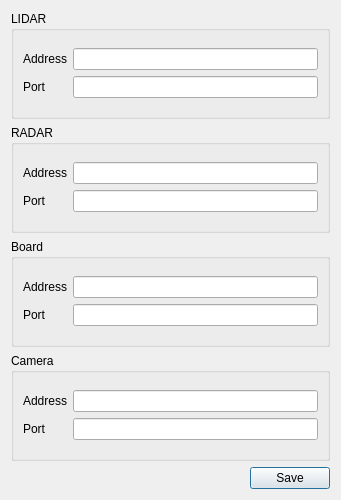
<?xml version="1.0" encoding="UTF-8"?>
<ui version="4.0">
 <class>AddressDialog</class>
 <widget class="QDialog" name="AddressDialog">
  <property name="geometry">
   <rect>
    <x>0</x>
    <y>0</y>
    <width>341</width>
    <height>500</height>
   </rect>
  </property>
  <property name="windowTitle">
   <string>Dialog</string>
  </property>
  <layout class="QGridLayout" name="gridLayout_13">
   <item row="0" column="0" colspan="2">
    <widget class="QGroupBox" name="groupBox_2">
     <property name="title">
      <string>LIDAR</string>
     </property>
     <layout class="QGridLayout" name="gridLayout_2">
      <item row="0" column="0">
       <layout class="QGridLayout" name="gridLayout">
        <item row="0" column="0">
         <widget class="QLabel" name="label">
          <property name="text">
           <string>Address</string>
          </property>
         </widget>
        </item>
        <item row="1" column="0">
         <widget class="QLabel" name="label_2">
          <property name="text">
           <string>Port</string>
          </property>
         </widget>
        </item>
        <item row="1" column="1">
         <widget class="QLineEdit" name="lidarPortLineEdit"/>
        </item>
        <item row="0" column="1">
         <widget class="QLineEdit" name="lidarAddressLineEdit"/>
        </item>
       </layout>
      </item>
     </layout>
    </widget>
   </item>
   <item row="1" column="0" colspan="2">
    <widget class="QGroupBox" name="groupBox_3">
     <property name="title">
      <string>RADAR</string>
     </property>
     <layout class="QGridLayout" name="gridLayout_7">
      <item row="0" column="0">
       <layout class="QGridLayout" name="gridLayout_8">
        <item row="0" column="0">
         <widget class="QLabel" name="label_7">
          <property name="text">
           <string>Address</string>
          </property>
         </widget>
        </item>
        <item row="1" column="1">
         <widget class="QLineEdit" name="radarPortLineEdit"/>
        </item>
        <item row="1" column="0">
         <widget class="QLabel" name="label_8">
          <property name="text">
           <string>Port</string>
          </property>
         </widget>
        </item>
        <item row="0" column="1">
         <widget class="QLineEdit" name="radarAddressLineEdit"/>
        </item>
       </layout>
      </item>
     </layout>
    </widget>
   </item>
   <item row="2" column="0" colspan="2">
    <widget class="QGroupBox" name="groupBox_4">
     <property name="title">
      <string>Board</string>
     </property>
     <layout class="QGridLayout" name="gridLayout_9">
      <item row="0" column="0">
       <layout class="QGridLayout" name="gridLayout_10">
        <item row="0" column="0">
         <widget class="QLabel" name="label_9">
          <property name="text">
           <string>Address</string>
          </property>
         </widget>
        </item>
        <item row="1" column="1">
         <widget class="QLineEdit" name="boardPortLineEdit"/>
        </item>
        <item row="1" column="0">
         <widget class="QLabel" name="label_10">
          <property name="text">
           <string>Port</string>
          </property>
         </widget>
        </item>
        <item row="0" column="1">
         <widget class="QLineEdit" name="boardAddressLineEdit"/>
        </item>
       </layout>
      </item>
     </layout>
    </widget>
   </item>
   <item row="3" column="0" colspan="2">
    <widget class="QGroupBox" name="groupBox_5">
     <property name="title">
      <string>Camera</string>
     </property>
     <layout class="QGridLayout" name="gridLayout_11">
      <item row="0" column="0">
       <layout class="QGridLayout" name="gridLayout_12">
        <item row="0" column="1">
         <widget class="QLineEdit" name="cameraAddressLineEdit"/>
        </item>
        <item row="0" column="0">
         <widget class="QLabel" name="label_11">
          <property name="text">
           <string>Address</string>
          </property>
         </widget>
        </item>
        <item row="1" column="0">
         <widget class="QLabel" name="label_12">
          <property name="text">
           <string>Port</string>
          </property>
         </widget>
        </item>
        <item row="1" column="1">
         <widget class="QLineEdit" name="cameraPortLineEdit"/>
        </item>
       </layout>
      </item>
     </layout>
    </widget>
   </item>
   <item row="4" column="0">
    <spacer name="horizontalSpacer">
     <property name="orientation">
      <enum>Qt::Horizontal</enum>
     </property>
     <property name="sizeHint" stdset="0">
      <size>
       <width>234</width>
       <height>20</height>
      </size>
     </property>
    </spacer>
   </item>
   <item row="4" column="1">
    <widget class="QPushButton" name="savePushButton">
     <property name="text">
      <string>Save</string>
     </property>
    </widget>
   </item>
  </layout>
 </widget>
 <resources/>
 <connections/>
</ui>
